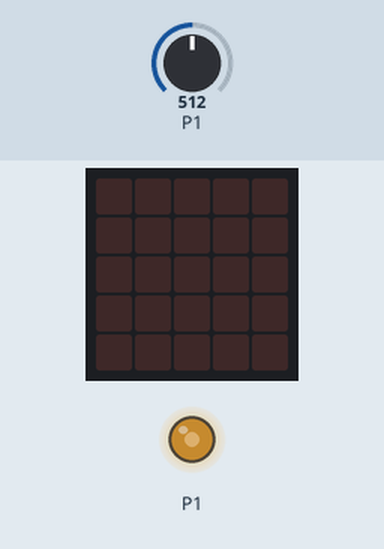
Simulated run of this program. Board: Calliope mini (MakeCode). Shown: the board's 5×5 LED display, output pins drawn as LEDs (lit = HIGH). The inputs (shaded band) are chosen by the test bench; at power-on: P1 = 512 (analog values on the 0–1023 scale).

Above: at 1.2 s.
1.3 s: P1 set to 210
At 2.0 s:
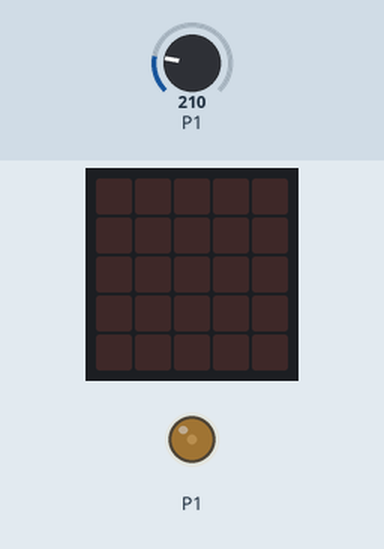
2.8 s: P1 set to 191
At 3.3 s:
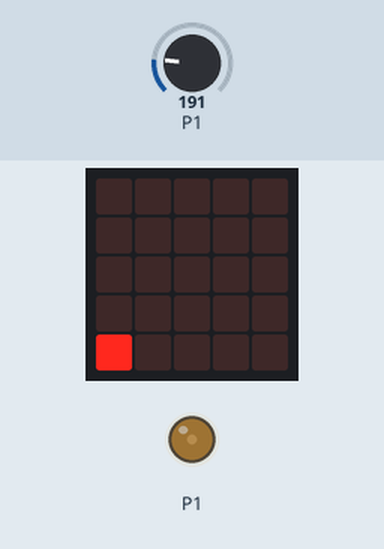
4.3 s: P1 set to 0
At 5.1 s:
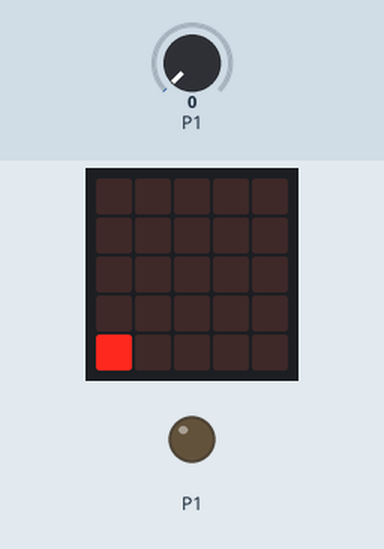
5.9 s: P1 set to 716
At 7.1 s:
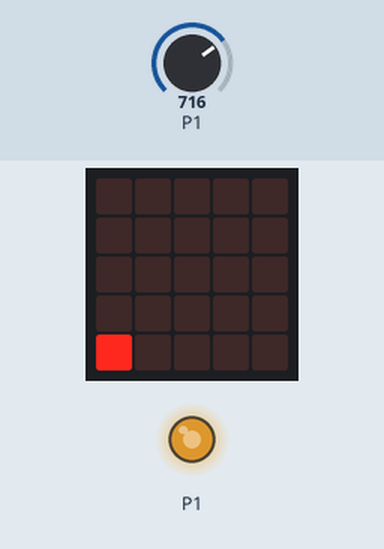
7.4 s: P1 set to 810
At 7.7 s:
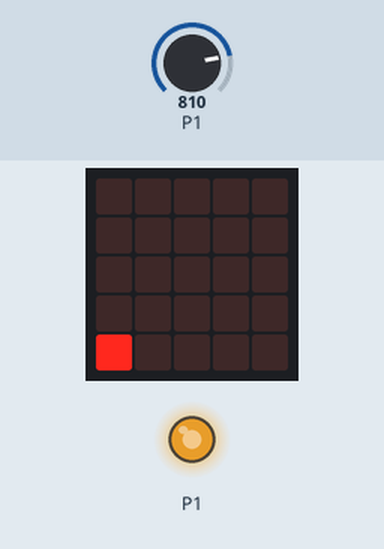
Timing chart, 0 to 9.9 s (numbered marks = the images above; inputs shaded):
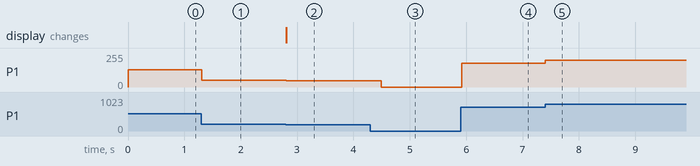

The program:

main.ts
```typescript
let Drehzahl = 0
basic.forever(function () {
    Drehzahl = pins.analogReadPin(AnalogPin.P1)
    pins.analogWritePin(AnalogPin.P1, Drehzahl)
    if (Drehzahl > 0 == Drehzahl < 200) {
        basic.showLeds(`
            . . . . .
            . . . . .
            . . . . .
            . . . . .
            # . . . .
            `)
    } else if (Drehzahl < 0 && Drehzahl < 400) {
        basic.showLeds(`
            . . . . .
            . . . . .
            . . . . .
            . . . . .
            . . . . .
            `)
    } else if (Drehzahl < 0 && Drehzahl < 800) {
        basic.showLeds(`
            . . . . .
            . . . . .
            . . . . .
            . . . . .
            . . . . .
            `)
    } else if (Drehzahl < 0 && Drehzahl < 1023) {
        basic.showLeds(`
            . . . . .
            . . . . .
            . . . . .
            . . . . .
            . . . . .
            `)
    } else {

    }
})
```

test.ts
```typescript
// Hier kann man Tests durchführen; diese Datei wird nicht kompiliert, wenn dieses Paket als Erweiterung verwendet wird.
```

Measured:
- the behaviour switches between 200 and 199 on P1 (found by bisection; images 1 and 2)
- after the input at 1.3 s, P1: 128/255 → 52/255 at once
- after the input at 2.8 s, P1: 52/255 → 48/255 at once; the display: changes at once (image 2)
- after the input at 4.3 s, P1: 48/255 → 0/255 after 0.19 s
- after the input at 5.9 s, P1: 0/255 → 178/255 at once
- after the input at 7.4 s, P1: 178/255 → 202/255 at once
